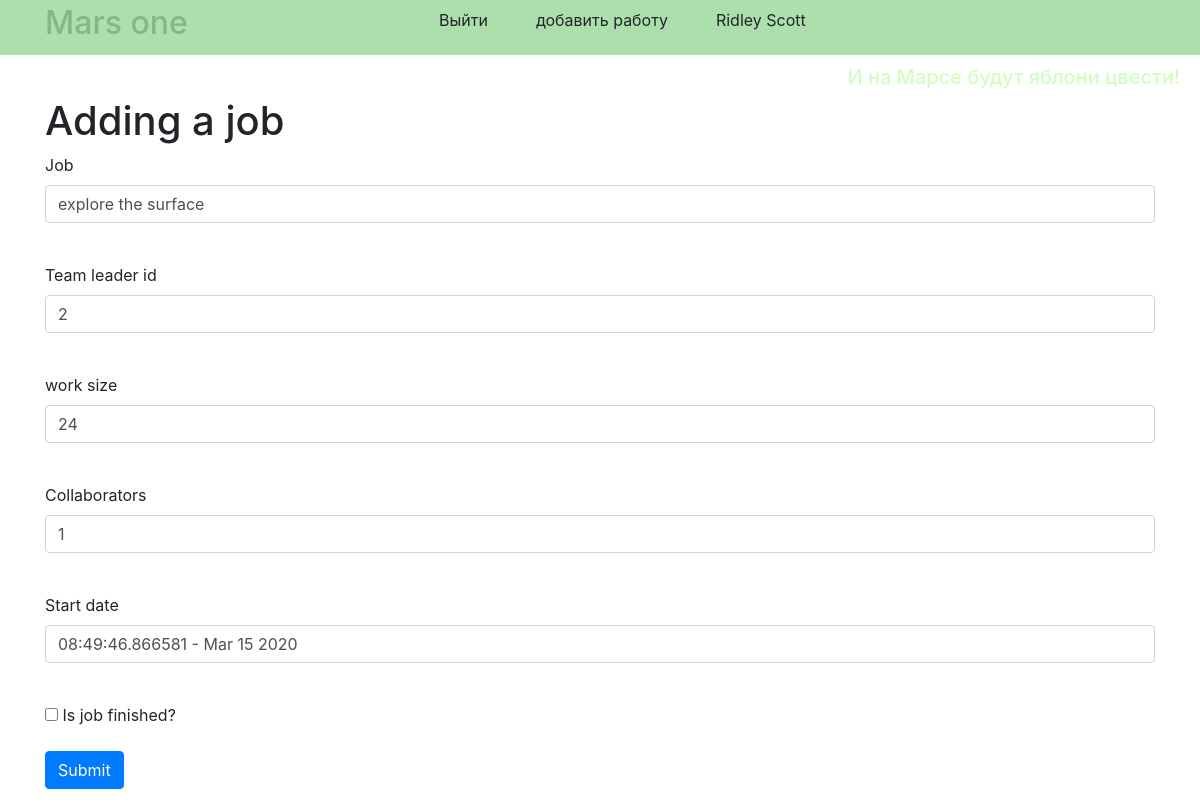
Page /job/3 (signed in) on the earlier database version.
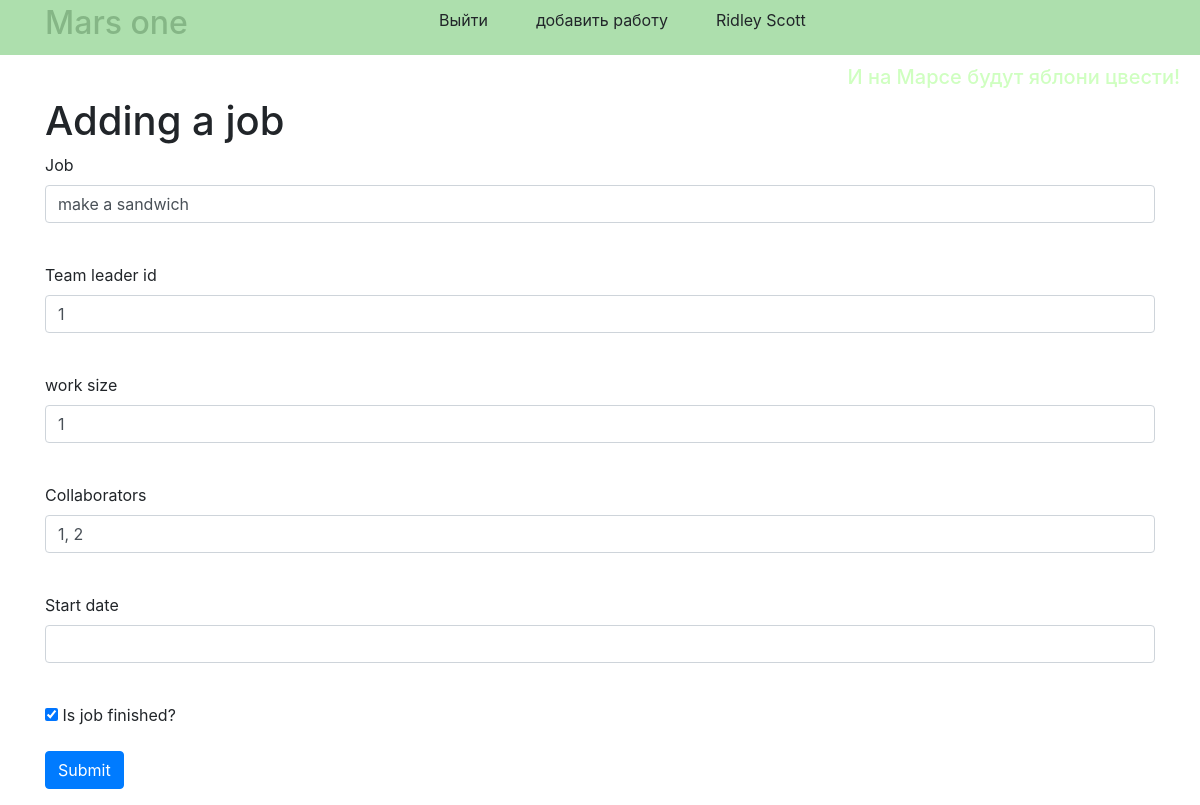
Same page on the later database version.
### data/jobs.py (models this page shows)
class Job(SqlAlchemyBase, SerializerMixin):
    __tablename__ = 'jobs'
    id = sqlalchemy.Column(sqlalchemy.Integer,
                           primary_key=True, autoincrement=True)
    team_leader = sqlalchemy.Column(sqlalchemy.Integer,
                                    sqlalchemy.ForeignKey("users.id"))
    job = sqlalchemy.Column(sqlalchemy.String, nullable=True)
    work_size = sqlalchemy.Column(sqlalchemy.Integer, nullable=True)
    collaborators = sqlalchemy.Column(sqlalchemy.String, nullable=True)
    start_date = sqlalchemy.Column(sqlalchemy.String, nullable=True)
    is_finished = sqlalchemy.Column(sqlalchemy.Boolean, default=False)
    user = orm.relation('User')

### main.py (the view, shortened to what this page needs)
@app.route('/job/<int:id>', methods=['GET', 'POST'])
@login_required
def edit_jobs(id):
    form = JobForm()
    if request.method == "GET":
        session = db_session.create_session()
        jobs = session.query(Job).filter((or_(current_user.id == 1, Job.user == current_user)),
                                         Job.id == id).first()
        if jobs:
            form.job.data = jobs.job
            form.team_leader.data = jobs.team_leader
            form.work_size.data = jobs.work_size
            form.collaborators.data = jobs.collaborators
            form.start_date.data = jobs.start_date
            form.is_finished.data = jobs.is_finished
        else:
            abort(404)
    return render_template('job.html', title='Works log', form=form)

### form/add_job.py
class JobForm(FlaskForm):
    job = StringField('Job', validators=[DataRequired()])
    team_leader = IntegerField('Team leader id', validators=[DataRequired()])
    work_size = IntegerField('work size', validators=[InputRequired()])
    collaborators = StringField('Collaborators', validators=[DataRequired()])
    start_date = StringField('Start date', validators=[DataRequired()])
    is_finished = BooleanField('Is job finished?')
    submit = SubmitField('Submit')

### data/db_session.py (called while the page is built)
def create_session() -> Session:
    global __factory
    return __factory()

### main.py (called while the page is built)
@login_manager.user_loader
def load_user(user_id):
    session = db_session.create_session()
    return session.query(User).get(user_id)

### templates/job.html (shortened to what this page needs)
{% extends "base.html" %}
{% block content %}
<h1>Adding a job</h1>
<form action="" method="post">
    <p>
        {{ form.job.label }}<br>
        {{ form.job(class="form-control") }}<br>
    </p>
    <p>
        {{ form.team_leader.label }}<br>
        {{ form.team_leader(class="form-control") }}<br>
    </p>
    <p>
        {{ form.work_size.label }}<br>
        {{ form.work_size(class="form-control") }}<br>
    </p>
    <p>
        {{ form.collaborators.label }}<br>
        {{ form.collaborators(class="form-control") }}<br>
    </p>
    <p>
        {{ form.start_date.label }}<br>
        {{ form.start_date(class="form-control") }}<br>
    </p>
    <p>
        <td>{{ form.is_finished }} {{ form.is_finished.label }}</td>
    </p>
    <p>{{ form.submit(type="submit", class="btn btn-primary") }}</p>
</form>
{% endblock %}

Differences in the rows shown:
changed Job: job "explore the surface" → "make a sandwich"; team_leader "2" → "1"; work_size "24" → "1"; collaborators "1" → "1, 2"; start_date "08:49:46.866581 - Mar 15 2020" → (not shown); is_finished "☐" → "☑"
